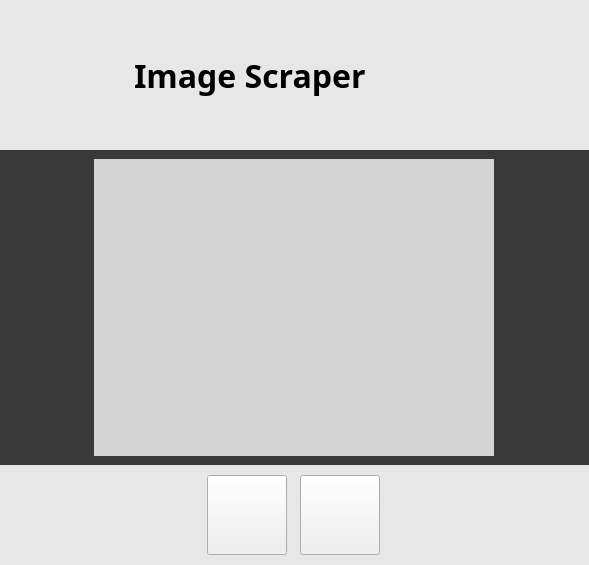
<?xml version="1.0" encoding="UTF-8"?>
<ui version="4.0">
 <class>MainWindow</class>
 <widget class="QMainWindow" name="MainWindow">
  <property name="geometry">
   <rect>
    <x>0</x>
    <y>0</y>
    <width>589</width>
    <height>565</height>
   </rect>
  </property>
  <property name="windowTitle">
   <string>MainWindow</string>
  </property>
  <widget class="QWidget" name="centralwidget">
   <layout class="QVBoxLayout" name="verticalLayout">
    <property name="spacing">
     <number>0</number>
    </property>
    <property name="leftMargin">
     <number>0</number>
    </property>
    <property name="topMargin">
     <number>0</number>
    </property>
    <property name="rightMargin">
     <number>0</number>
    </property>
    <property name="bottomMargin">
     <number>0</number>
    </property>
    <item>
     <widget class="QFrame" name="frame">
      <property name="minimumSize">
       <size>
        <width>0</width>
        <height>150</height>
       </size>
      </property>
      <property name="maximumSize">
       <size>
        <width>16777215</width>
        <height>150</height>
       </size>
      </property>
      <property name="styleSheet">
       <string notr="true">background-color: rgb(231, 231, 231);</string>
      </property>
      <property name="frameShape">
       <enum>QFrame::NoFrame</enum>
      </property>
      <property name="frameShadow">
       <enum>QFrame::Raised</enum>
      </property>
      <layout class="QHBoxLayout" name="horizontalLayout">
       <item>
        <widget class="QFrame" name="frame_4">
         <property name="maximumSize">
          <size>
           <width>110</width>
           <height>110</height>
          </size>
         </property>
         <property name="frameShape">
          <enum>QFrame::NoFrame</enum>
         </property>
         <property name="frameShadow">
          <enum>QFrame::Raised</enum>
         </property>
         <layout class="QHBoxLayout" name="horizontalLayout_3">
          <item>
           <widget class="QLabel" name="l_logo">
            <property name="minimumSize">
             <size>
              <width>100</width>
              <height>100</height>
             </size>
            </property>
            <property name="maximumSize">
             <size>
              <width>100</width>
              <height>100</height>
             </size>
            </property>
            <property name="text">
             <string/>
            </property>
           </widget>
          </item>
         </layout>
        </widget>
       </item>
       <item>
        <widget class="QFrame" name="frame_5">
         <property name="frameShape">
          <enum>QFrame::NoFrame</enum>
         </property>
         <property name="frameShadow">
          <enum>QFrame::Raised</enum>
         </property>
         <layout class="QVBoxLayout" name="verticalLayout_3">
          <item>
           <widget class="QLabel" name="label">
            <property name="font">
             <font>
              <family>Miriam Libre</family>
              <pointsize>24</pointsize>
              <bold>true</bold>
             </font>
            </property>
            <property name="text">
             <string>Image Scraper</string>
            </property>
           </widget>
          </item>
         </layout>
        </widget>
       </item>
      </layout>
     </widget>
    </item>
    <item>
     <widget class="QFrame" name="frame_2">
      <property name="styleSheet">
       <string notr="true">#frame_2{
background-color: rgba(0,0,0,120);
}</string>
      </property>
      <property name="frameShape">
       <enum>QFrame::NoFrame</enum>
      </property>
      <property name="frameShadow">
       <enum>QFrame::Raised</enum>
      </property>
      <layout class="QHBoxLayout" name="horizontalLayout_2">
       <property name="spacing">
        <number>0</number>
       </property>
       <property name="leftMargin">
        <number>0</number>
       </property>
       <property name="topMargin">
        <number>0</number>
       </property>
       <property name="rightMargin">
        <number>0</number>
       </property>
       <property name="bottomMargin">
        <number>0</number>
       </property>
       <item>
        <widget class="QFrame" name="frame_6">
         <property name="styleSheet">
          <string notr="true">background-color: rgba(0,0,0,140);</string>
         </property>
         <property name="frameShape">
          <enum>QFrame::NoFrame</enum>
         </property>
         <property name="frameShadow">
          <enum>QFrame::Raised</enum>
         </property>
         <layout class="QHBoxLayout" name="horizontalLayout_5">
          <item>
           <widget class="QTextEdit" name="te_words">
            <property name="maximumSize">
             <size>
              <width>400</width>
              <height>16777215</height>
             </size>
            </property>
            <property name="styleSheet">
             <string notr="true">background-color: rgba(255,255,255,200);</string>
            </property>
            <property name="frameShape">
             <enum>QFrame::NoFrame</enum>
            </property>
            <property name="frameShadow">
             <enum>QFrame::Plain</enum>
            </property>
            <property name="horizontalScrollBarPolicy">
             <enum>Qt::ScrollBarAlwaysOff</enum>
            </property>
            <property name="overwriteMode">
             <bool>true</bool>
            </property>
           </widget>
          </item>
         </layout>
        </widget>
       </item>
      </layout>
     </widget>
    </item>
    <item>
     <widget class="QFrame" name="frame_3">
      <property name="minimumSize">
       <size>
        <width>0</width>
        <height>100</height>
       </size>
      </property>
      <property name="maximumSize">
       <size>
        <width>16777215</width>
        <height>100</height>
       </size>
      </property>
      <property name="styleSheet">
       <string notr="true">#frame_3 {
background-color: rgb(231, 231, 231);
}</string>
      </property>
      <property name="frameShape">
       <enum>QFrame::NoFrame</enum>
      </property>
      <property name="frameShadow">
       <enum>QFrame::Raised</enum>
      </property>
      <layout class="QHBoxLayout" name="horizontalLayout_4">
       <property name="leftMargin">
        <number>200</number>
       </property>
       <property name="rightMargin">
        <number>200</number>
       </property>
       <item>
        <widget class="QPushButton" name="bt_dir">
         <property name="maximumSize">
          <size>
           <width>80</width>
           <height>80</height>
          </size>
         </property>
         <property name="text">
          <string/>
         </property>
         <property name="iconSize">
          <size>
           <width>64</width>
           <height>64</height>
          </size>
         </property>
        </widget>
       </item>
       <item>
        <widget class="QPushButton" name="bt_start">
         <property name="maximumSize">
          <size>
           <width>80</width>
           <height>80</height>
          </size>
         </property>
         <property name="text">
          <string/>
         </property>
         <property name="iconSize">
          <size>
           <width>64</width>
           <height>64</height>
          </size>
         </property>
        </widget>
       </item>
      </layout>
     </widget>
    </item>
   </layout>
  </widget>
 </widget>
 <resources/>
 <connections/>
</ui>
